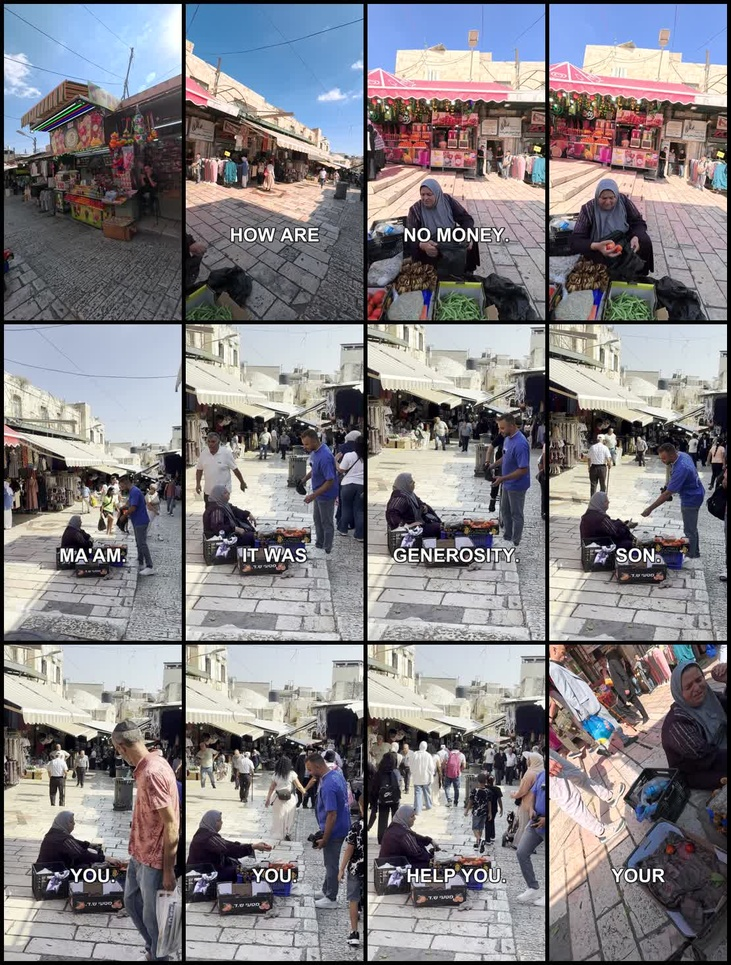
#> input picture system/projects/taiwan-market/build/contact-v2.jpg, 731 x 965 px, shrunk from 1110 x 1464 before the run
$ python -i level-detect.py   (imports and definitions only)
#> lines starting #> are read from the running program, lines starting #| are printed output that depends on the picture; after the words box and inside, x2 and y2 are one past the last pixel; in counts of white or black regions, pixels touching at a corner belong together
#> further down, picture is the input picture: shape (965, 731, 3); mean B, G, R 133.9, 130, 132.5
"""LEVEL-DETECT - how many degrees off level is a clip?

Tal, 2026-09-29: some POV shots are "not rotated, not straight" - Meta glasses
footage comes in a few degrees off when his head is tilted. build-edit can
turn a sideways clip 90 degrees but had no small-angle straightening.

Method: sample frames, find long straight edges (Canny + probabilistic Hough),
keep the near-VERTICAL ones (building edges, poles, door frames - they stay
vertical in the world whatever the pitch; horizontals bend with perspective),
and take the length-weighted median of how far they lean.

Output (JSON, one object per file):
  {"file", "tilt": <degrees to rotate CLOCKWISE to level it>, "lines", "confidence"}
Sign convention verified by tools/level-detect.py --selftest: a frame rotated
counter-clockwise by N degrees comes back as tilt=+N.

  python tools/level-detect.py <video> [<video> ...] [--frames 5]
  python tools/level-detect.py --selftest <video>
"""
import json, math, subprocess, sys, tempfile, os
import cv2
import numpy as np

FF = "ffmpeg"


def grab(path, t, out):
    subprocess.run([FF, "-v", "error", "-ss", f"{t:.2f}", "-i", path, "-frames:v", "1",
                    "-vf", "scale=720:-2", out, "-y"], check=True)


# [7 lines left out: function duration, not called in this run]


def lean_of_image(img):
    """Return list of (lean_degrees, weight) for near-vertical lines.
    lean > 0 means the line's top is to the RIGHT of its bottom."""
    g = cv2.cvtColor(img, cv2.COLOR_BGR2GRAY)
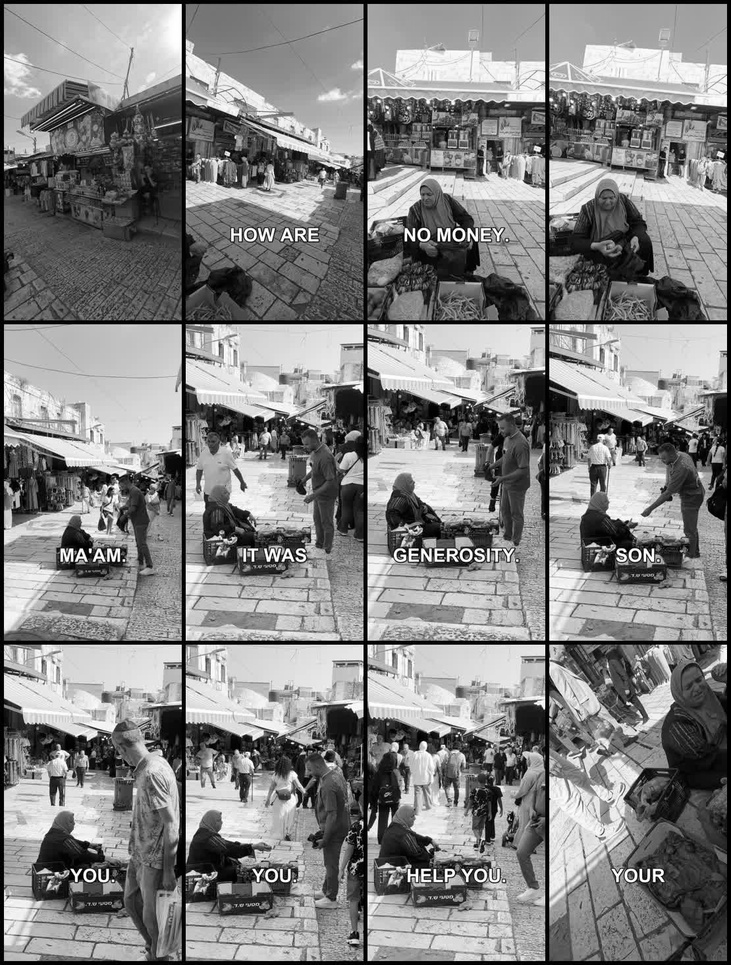
#> g: shape (965, 731); min 0, max 255, mean 131.2
    g = cv2.GaussianBlur(g, (5, 5), 0)
    edges = cv2.Canny(g, 60, 160)
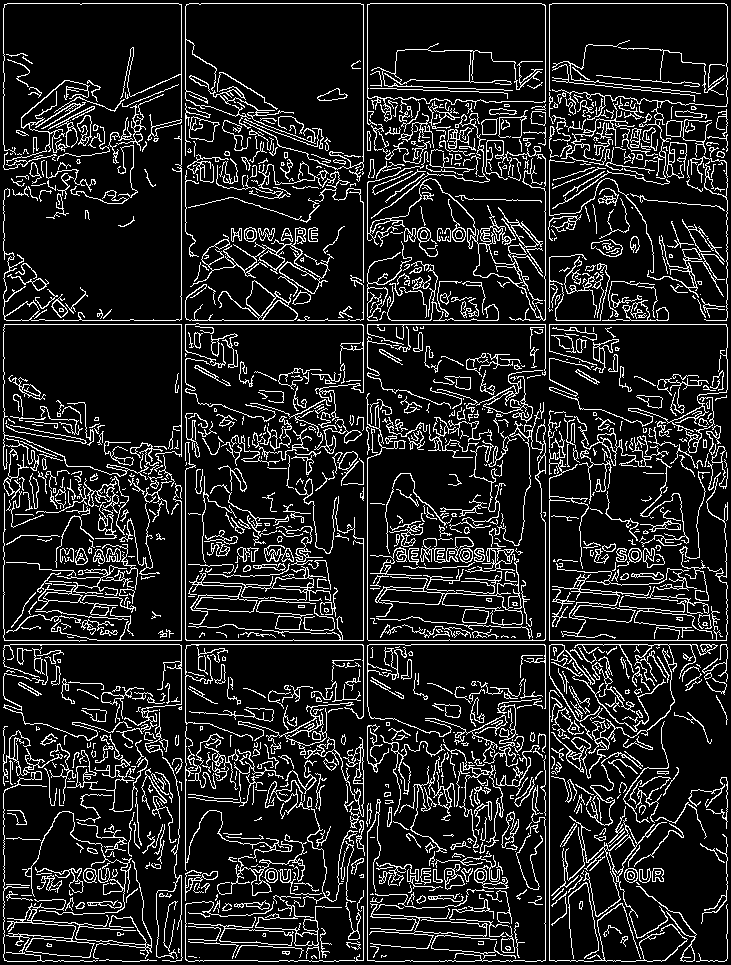
#> edges: shape (965, 731); 13.5% white in thin lines or dots
    h, w = g.shape
#> h = 965; w = 731
    minlen = int(0.12 * max(h, w))
#> minlen = 115
    lines = cv2.HoughLinesP(edges, 1, np.pi / 360, threshold=60, minLineLength=minlen, maxLineGap=8)
#> lines = 35 rows, first 6: [545, 960, 545, 770], [367, 150, 367, 4], [185, 959, 185, 649], [181, 456, 181, 4], [97, 640, 726, 640], [549, 960, 549, 692]
    out = []
    if lines is None:
        return out
    # OpenCV 5 returns (N, 4); OpenCV 4 returned (N, 1, 4). reshape covers both.
    for x1, y1, x2, y2 in np.asarray(lines).reshape(-1, 4):
        dx, dy = x2 - x1, y2 - y1
        L = math.hypot(dx, dy)
        if dy == 0:
            continue
        if dy > 0:  # make the line point upward (y decreases upward in images)
            dx, dy = -dx, -dy
        lean = math.degrees(math.atan2(dx, -dy))  # 0 = vertical, + = top leans right
        if abs(lean) <= 15:
            out.append((lean, L))
#> this loop made 35 passes
#> (x1, y1, x2, y2, dx, dy, L, lean) on passes 1, 2, 3, 4, 6, 9, 11, 13, 16, 17, 18, 19: (545, 960, 545, 770, 0, -190, 190, 0), (367, 150, 367, 4, 0, -146, 146, 0), (185, 959, 185, 649, 0, -310, 310, 0), (181, 456, 181, 4, 0, -452, 452, 0), (549, 960, 549, 692, 0, -268, 268, 0), (363, 392, 363, 202, 0, -190, 190, 0), (3, 465, 3, 327, 0, -138, 138, 0), (545, 601, 712, 617, -167, -16, 167.8, -84.53), (727, 317, 727, 200, 0, -117, 117, 0), (545, 599, 687, 611, -142, -12, 142.5, -85.17), (590, 793, 644, 959, -54, -166, 174.6, -18.02), (545, 614, 696, 628, -151, -14, 151.6, -84.7)
#> (x1, y1, x2, y2, dx, dy, L) on passes 5, 7, 8, 10, 12, 14: (97, 640, 726, 640, 629, 0, 629), (4, 324, 726, 324, 722, 0, 722), (191, 644, 562, 644, 371, 0, 371), (189, 320, 377, 320, 188, 0, 188), (7, 3, 178, 3, 171, 0, 171), (140, 960, 257, 960, 117, 0, 117)
#> after the loop, out = [(0, 190), (0, 146), (0, 310), (0, 452), (0, 268), (0, 190), (0, 138), (0, 117), (-9.7, 118.7), (-9.09, 126.6), (0, 154), (-6.6, 121.8)]
    return out


# [55 lines left out: functions wmedian, measure, selftest, not called in this run]


# [9 lines not run here, left out]

>>> import cv2
>>> picture = cv2.imread('../projects/taiwan-market/build/contact-v2.jpg')
>>> result = lean_of_image(picture)
#> result has the same summary as out in lean_of_image

$ run again, on skills/toolbox/_not-video/yuv-design-system/references/inspiration/iceberg-above-below-water.png
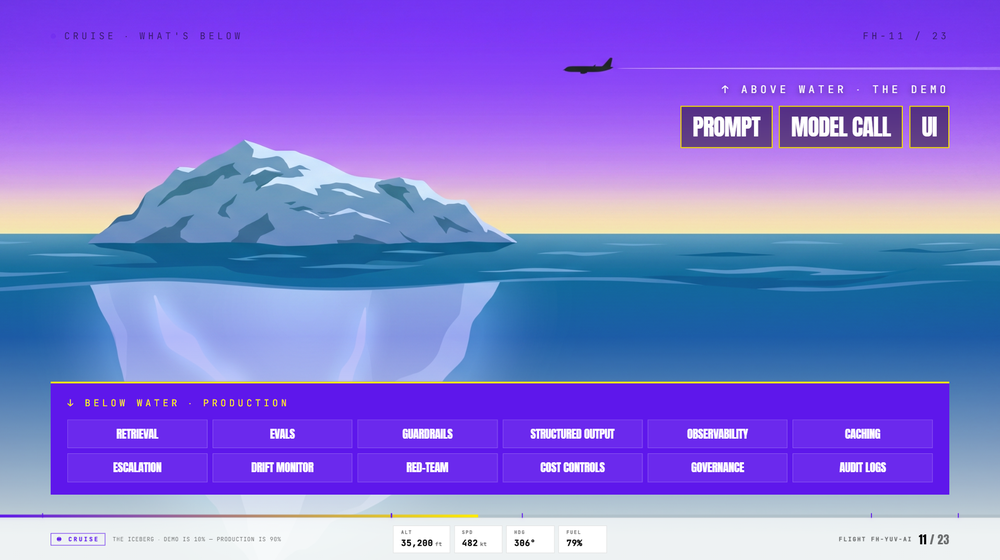
#> input picture skills/toolbox/_not-video/yuv-design-system/references/inspiration/iceberg-above-below-water.png, 1000 x 560 px, shrunk from 1914 x 1071 before the run
#> picture is the input picture: shape (560, 1000, 3); mean B, G, R 216.3, 117.4, 132.1
#> in lean_of_image, `g = cv2.cvtColor(img, cv2.COLOR_BGR2GRAY)`:
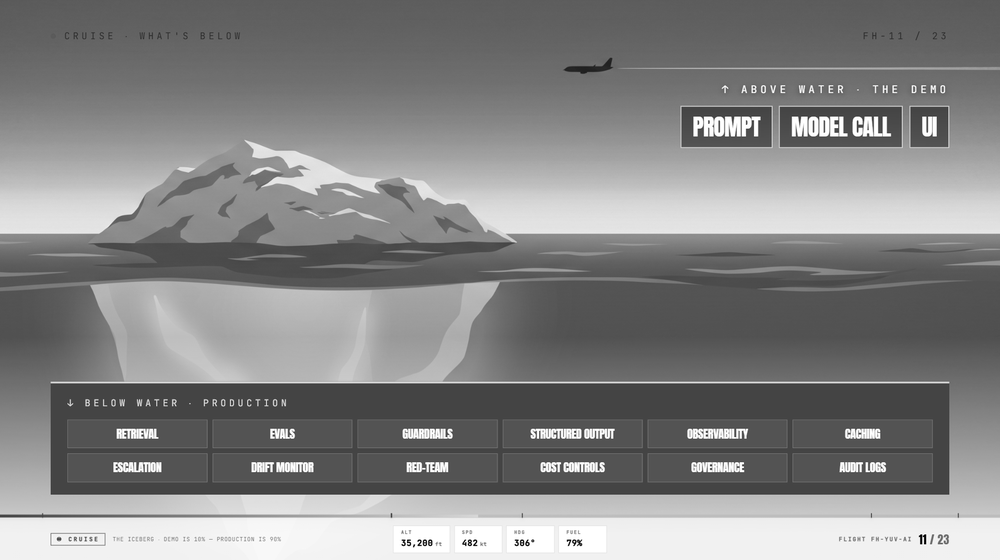
#> g: shape (560, 1000); min 0, max 255, mean 133
#> in lean_of_image, `edges = cv2.Canny(g, 60, 160)`:
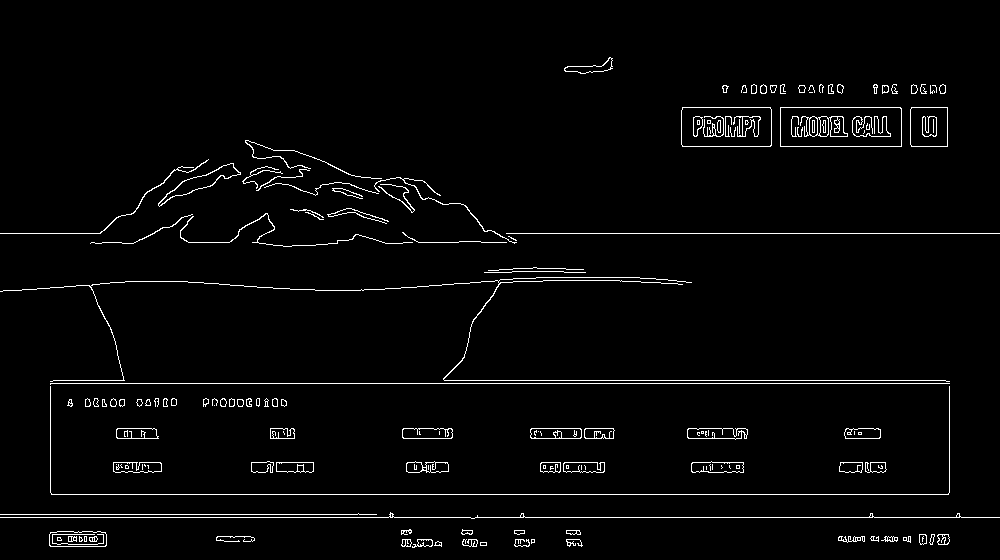
#> edges: shape (560, 1000); 2.6% white in thin lines or dots, all inside (x1, y1, x2, y2) = (0, 57, 1000, 548)
#> lines = [[0, 517, 999, 517], [50, 383, 949, 383], [51, 494, 948, 494], [444, 380, 945, 380], [495, 233, 999, 233], [0, 514, 376, 514], [780, 107, 900, 107], [780, 146, 901, 146], [513, 278, 639, 277]]
#> the loop in lean_of_image, `for x1, y1, x2, y2 in np.asarray(lines).reshape(-1, 4):` made 9 passes
#> (x1, y1, x2, y2, dx, dy, L) on passes 1 to 8: (0, 517, 999, 517, 999, 0, 999), (50, 383, 949, 383, 899, 0, 899), (51, 494, 948, 494, 897, 0, 897), (444, 380, 945, 380, 501, 0, 501), (495, 233, 999, 233, 504, 0, 504), (0, 514, 376, 514, 376, 0, 376), (780, 107, 900, 107, 120, 0, 120), (780, 146, 901, 146, 121, 0, 121)
#> after the loop in lean_of_image, `for x1, y1, x2, y2 in np.asarray(lines).reshape(-1, 4):`: out = []

$ run again, on skills/toolbox/_not-video/yuv-design-system/references/inspiration/landing-team-that-wins.png
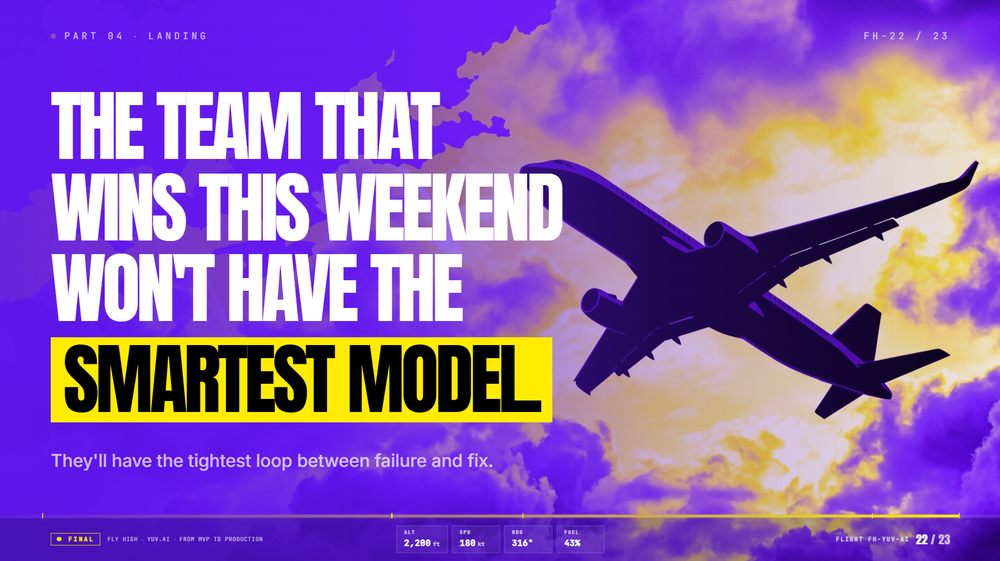
#> input picture skills/toolbox/_not-video/yuv-design-system/references/inspiration/landing-team-that-wins.png, 1000 x 561 px, shrunk from 1912 x 1073 before the run
#> picture is the input picture: shape (561, 1000, 3); mean B, G, R 182.5, 100, 144.1
#> in lean_of_image, `g = cv2.cvtColor(img, cv2.COLOR_BGR2GRAY)`:
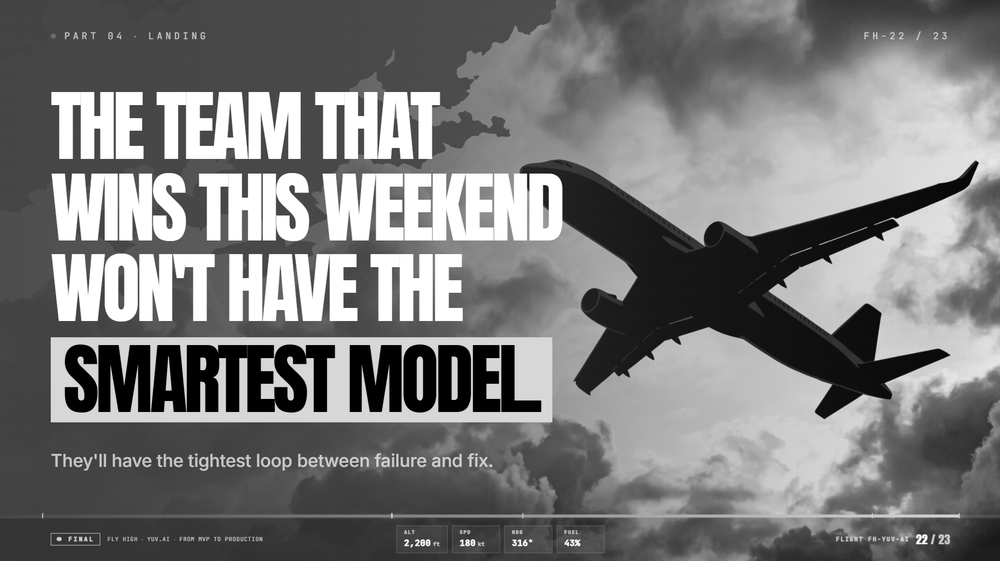
#> g: shape (561, 1000); min 0, max 255, mean 122.6
#> in lean_of_image, `edges = cv2.Canny(g, 60, 160)`:
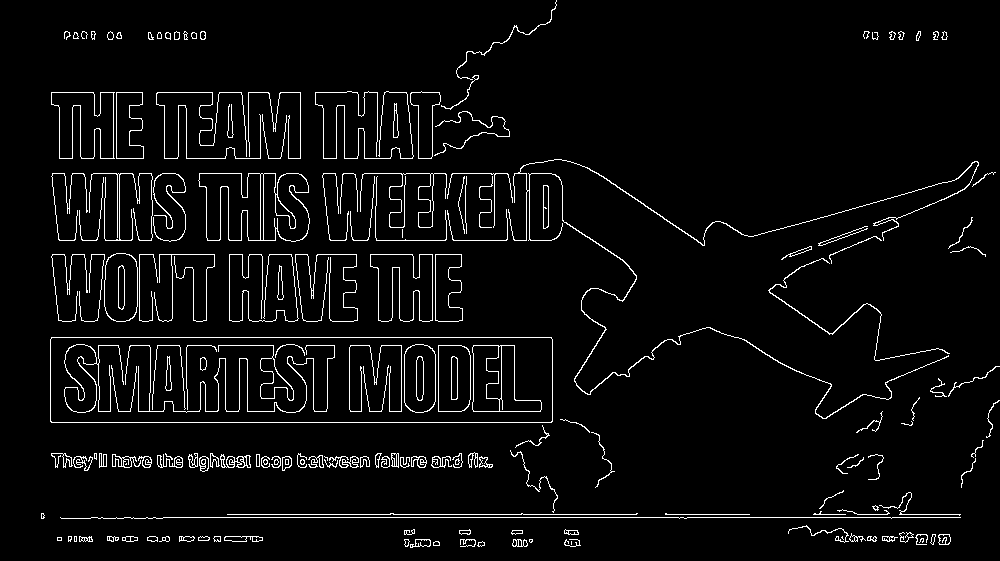
#> edges: shape (561, 1000); 4.3% white in thin lines or dots
#> lines = 22 rows, first 6: [146, 517, 960, 517], [227, 514, 636, 514], [51, 422, 551, 422], [51, 337, 551, 337], [330, 240, 551, 240], [364, 173, 551, 173]
#> the loop in lean_of_image, `for x1, y1, x2, y2 in np.asarray(lines).reshape(-1, 4):` made 22 passes
#> (x1, y1, x2, y2, dx, dy, L) on passes 1 to 8: (146, 517, 960, 517, 814, 0, 814), (227, 514, 636, 514, 409, 0, 409), (51, 422, 551, 422, 500, 0, 500), (51, 337, 551, 337, 500, 0, 500), (330, 240, 551, 240, 221, 0, 221), (364, 173, 551, 173, 187, 0, 187), (315, 92, 439, 92, 124, 0, 124), (130, 345, 285, 345, 155, 0, 155)
#> after the loop in lean_of_image, `for x1, y1, x2, y2 in np.asarray(lines).reshape(-1, 4):`: out = []
